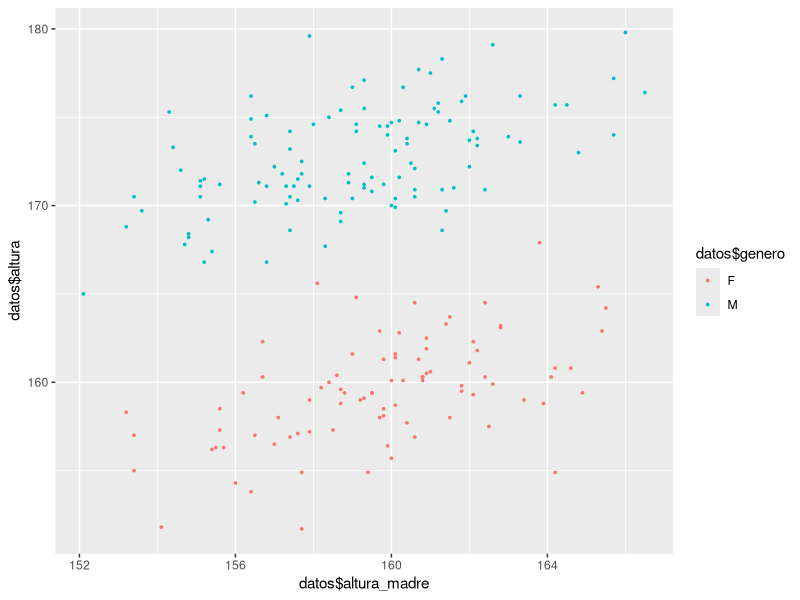
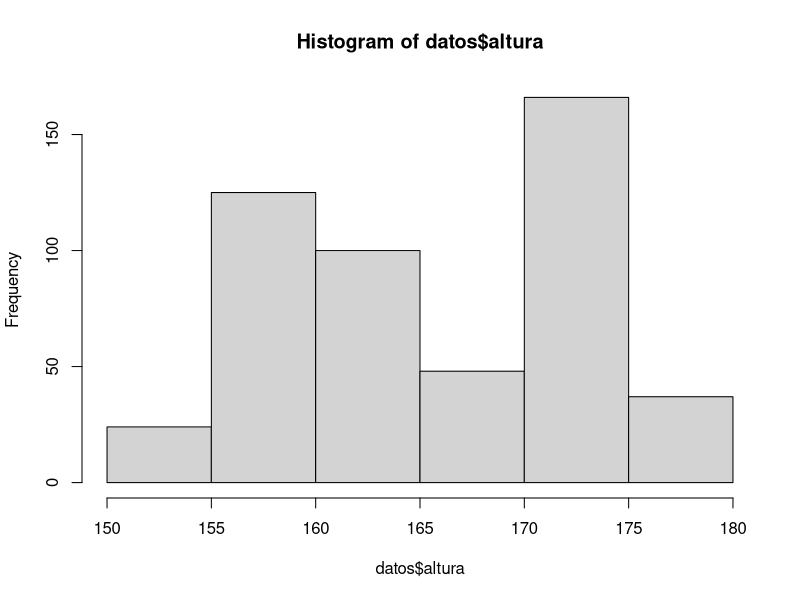
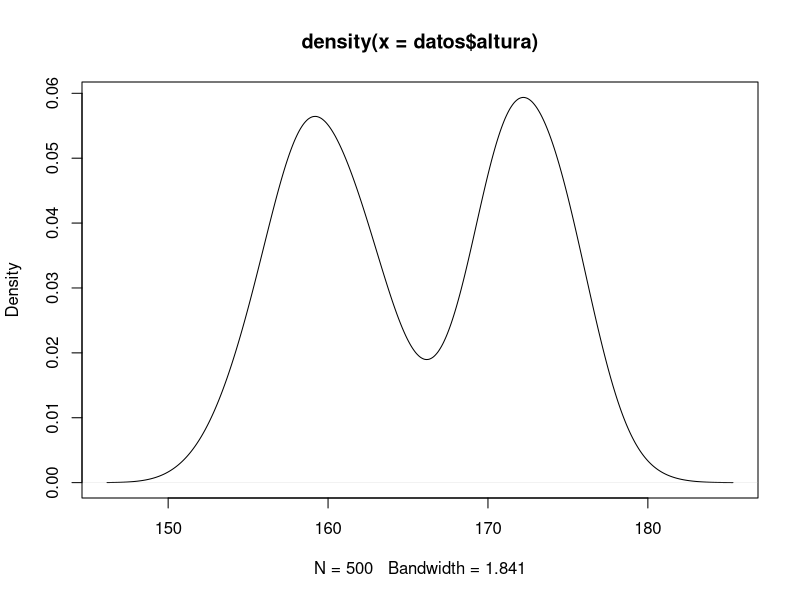
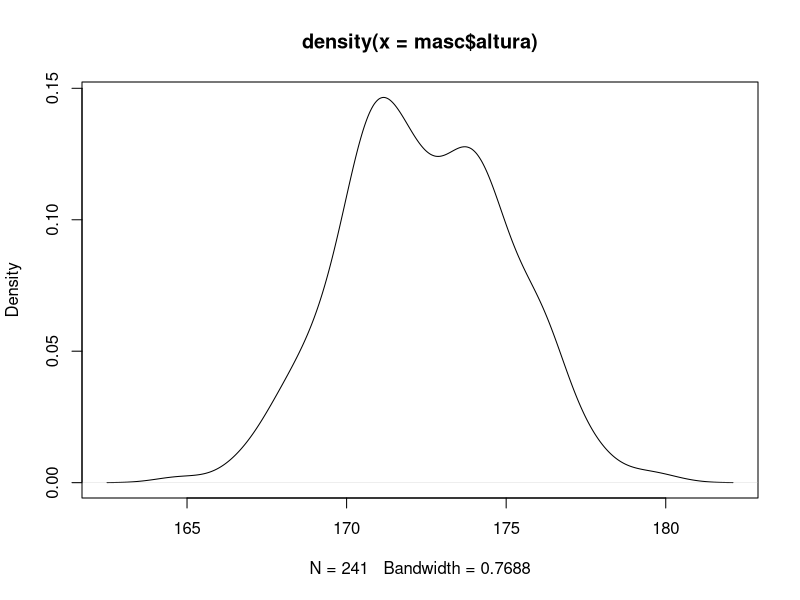
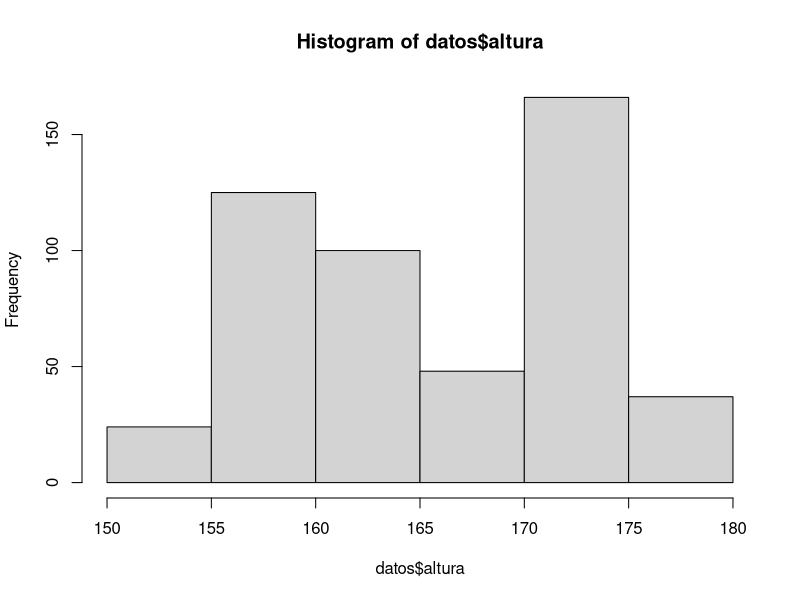

Here is the R script that generated these plots, in order: (Note: this script raises an error after producing the figures.)
#### Manos a la obra - Parte I
# 1. Descarga datos correspondiente a 200 individuos.
# 2. Leer el archivo de datos en R.
datos<-read.csv("alturas_identificacion_42414_n_200.csv",fileEncoding = "UTF-8")

# 3. Identificar el nombre de las columnas del data.frame.
str(datos)
names(datos)

# 4. ¿Cu ́antos individuos conforman tu conjunto de observaciones
dim(datos)

#   5. Calcular el promedio de las alturas de los hijes para predecir la altura de un nuevo individuo.
mean(datos$altura) #166.885

# 6. ¿Con que valor se puede predecir la altura de un nuevo individuo masculino
masc = datos[datos$genero=="M",]
mean(masc$altura) #172.6696

#   7. ¿Con qu ́e valor se puede predecir la altura de un nuevo individuo masculino cuya madre es bajita?
mascbaj = datos[datos$genero=="M" & datos$contextura_madre=="bajita",]
mean(mascbaj$altura) #169.8944

#### Manos a la obra - Parte II
#   1. Graficar altura de mam ́a (en el eje x) vs. altura del hije (eje y), utilizando un color por cada g ́enero.
library(ggplot2)
ggplot(datos)+aes(x = datos$altura_madre, y = datos$altura, color=datos$genero )+geom_point(size = 0.6)


# Nos quedamos con los datos con genero =="M"
masc = datos[datos$genero=="M",]

# 2. Promedio movil centrado en 156 con ventana de tamno 1 (cm).
a = 1 
altura = 156
prom_movil = masc[masc$altura_madre>altura-a & masc$altura_madre<altura+a,]

# 2.1 Indique c ́uantos casos hay donde la madre registre una altura entre 155 y 157 cm., inclusive.
dim(prom_movil) # 17 datos

# 2.2 Calcule el promedio de la altura de los hijos cuyas madres registran una altura entre 155 y 157 cm.
mean(prom_movil$altura) # 171.3

#### Tarea 3:
# 1. Promedio m ́ovil centrado en 156 con ventana de tamno 3 (cm)
promedio_movil <-function(a,altura){
   datos<-read.csv("alturas_identificacion_42414_n_200.csv",fileEncoding = "UTF-8")
   masc = datos[datos$genero=="M",]
   prom_movil = masc[masc$altura_madre>altura-a & masc$altura_madre<altura+a,]
   mean(prom_movil$altura)
  }
ventana = 3
altura = 156
promedio_movil(ventana,altura)




# 1. Calentando motores
# 1. Descargar de esta p ́agina un conjunto de n = 500 observaciones, con todas las variables
# y leer el archivo en R.
datos<-read.csv("alturas_n_500.csv",fileEncoding = "UTF-8")

# 2. Identificar el nombre de las columnas del data.frame.
names(datos)
# 3. Calcular el promedio de las alturas de los hijes para predecir la altura de un nuevo
# individuo.
mean(datos$altura)

# 4. Realizar un histograma de las alturas de les hijes. ¿Cu ́antas modas se observan? ¿A
# qu ́e se puede atribuir?
hist(datos$altura)
#   5. Explor el comanado plot(density(variable)), utilizando como variable la columna
# de alturas con las que se realiz ́o el histograma. ¿Qu ́e est ́a pasando? ¿Cu ́antas modas
# observa? ¿A qu ́e se puede atribuir?
plot(density(datos$altura))
# se Ven dos modas producto seguramente dle genero

#   6. Realizar ahora un histograma de alturas por cada g ́enero. Es decir, un histograma para
# las alturas correspondientes al g ́enero Masculino y otro para las alturas correspondien-
#   tes al g ́enero Femenino.
masc = datos[datos$genero=="M",]
g = plot(density(masc$altura))
g + hist(datos$altura) 

fem = datos[datos$genero=="F",]
plot(density(fem$altura))

# 7. Superponer en cada histograma del  ́ıtem anterior una funci ́on de densidad normal con
# los par ́ametros que consideres pertinentes.
hist(masc$altura , probability = TRUE)
lines(density(masc$altura), col="blue", lwd=2)

hist(fem$altura , probability = TRUE)
lines(density(fem$altura), col="blue", lwd=2)

# 8. Indicar con qu ́e valor se puede predecir la altura de une hije Masculino, es decir, la
# altura de un hijo. Indicar con qu ́e valor se puede predecir la altura de une hije Femenino,
# es decir, la altura de una hija.


# 9. Indicar ahora con qu ́e valor se puede predecir la altura de un hijo (Masculino), sabiendo
# adem ́as que su mam ́a es de contextura peque ̃na. Comparar el valor de la predicci ́on
# con la predicci ́on obtenida en el  ́ıtem anterior. ¿Qu ́e se puede observar?





# 2. Vamos ahora a considerar la altura de la mama.

# 10. Graficar altura de mam ́a (en el eje x) vs. altura del hije (eje y), utilizando un color por
# cada g ́enero. ¿Qu ́e se puede observar?
library(ggplot2)
ggplot(datos)+aes(x = datos$altura_madre, y = datos$altura, color=datos$genero )+geom_point(size = 0.6)


#   En adelante, trabajaremos apenas con los datos de los hijos (g ́enero masculino).
# 11. Indicar si hay alguna madre de hijo var ́on cuya altura sea 156 cm.
# SI
# 12. Vamos ahora a predicir la altura de un hijo correspondiente a una mam ́a que mide
# x = 156 cm haciendo promedio m ́ovil centrado en 156 con ventana de tama ̃no h =0.5
# (cm).
# a) Indicar c ́uantos casos hay donde la madre registra una altura entre 155.5 y 156.5
# cm., inclusive.
# b) Calcular el promedio de la altura de los hijos cuyas madres registran una altura
# entre 155.5 y 156.5 cm.
# 13. Promedio m ́ovil centrado en 156 con ventana de tama ̃no h = 1 (cm).
# a) Indicar c ́uantos casos hay donde la madre registre una altura entre 155 y 157 cm.,
# inclusive.
# b) Calcular el promedio de la altura de los hijos cuyas madres registran una altura
# entre 155 y 157 cm.
# 14. Repetir los items anteriores pero considerando ahora que la altura de la mam ́a es 159
# cm. Es decir, nos movemos a calcular promedios en otro lado. Por eso hablamos de
# promedios m ́oviles.

# 3. Implementando funciones
# Hasta ahora hemos trabajado con dos posibles valores para la altura de la madre (156
#                                                                                  y 159) y dos posibles valores de ventana (h =0.5 y h = 1). Vamos ahora a implementar
# una funci ́on que permita predecir la altura de un hijo en funci ́on de la altura de la
# madre y el tama ̃no h de ventana elegida para hacer el promedio m ́ovil.
# 15. Implemente una funci ́on que permita predecir la altura de un hijo en funci ́on de la
# altura de la madre, los datos para la altura de los individuos y de las madres y el
# tama ̃no h de ventana elegida para hacer el promedio m ́ovil. Es decir, defina la funci ́on
# predigo altura masculino(altura, altura madre, altura mama nueva, h)
datos<-read.csv("alturas_n_500.csv",fileEncoding = "UTF-8")
masc = datos[datos$genero=="M",]
attach(masc)

promedio_movil <-function(altura_mama_nueva, h){
  datos<-read.csv("alturas_n_500.csv",fileEncoding = "UTF-8")
  masc = datos[datos$genero=="M",]
    prom_movil = masc[altura_madre>altura-h & altura_madre<altura+h,]
  mean(prom_movil$altura)
}

promedio_movil(156, 3)


# 16. Graficar la funci ́on predigo altura masculino, con h =0.5, evaluandola a lo largo de
# una una grilla sobre un intervalo que cubra todas las alturas observadas en las madres.
# 2
datos<-read.csv("alturas_n_500.csv",fileEncoding = "UTF-8")
masc = datos[datos$genero=="M",]
vector = masc$altura_madre

graficador <- function (vector){
  promedios <-c()

  for(i in vector){
    print(i)
    promedios <-c(promedios,promedio_movil(i,0.5))
    }
  plot(promedios,vector)
  promedios
  }
prom = graficador(vector)
# 17. Repita el item anterior usando h = 1. Repita usando h = 5. Grafique las tres funciones
# en un mismo gr ́afico utilizando un color diferente para cada valor de h.
# Hasta el momento hemos trabajado utilizando siempre un mismo conjunto de datos.
# Vamos ahora a implementar nuevas funciones que incluyan entre sus argumentos a los
# datos. Es decir,
# 18. Implemente una funci ́on que tenga por input un conjunto de valores de X, sus corres-
#   pondientes valores de Y, un nuevo valor x donde queremos predecir, y el tama ̃no h de la
# ventana que vamos a utilizar a la hora de hacer promedios moviles. predigoVentana(X,
#                                                                                   Y, xNuevo, h)
# 19. Pensar en alguna situaci ́on relacionada a su campo de trabajo donde pueda ser im-
#   portante predecir cierta variable respuesta con una (o varias) variables explicativas.
# Contanos el problema, el marco te ́orico y avisanos si ten ́es datos que puedas compar-
#   tir. Asi vemos que d ́
